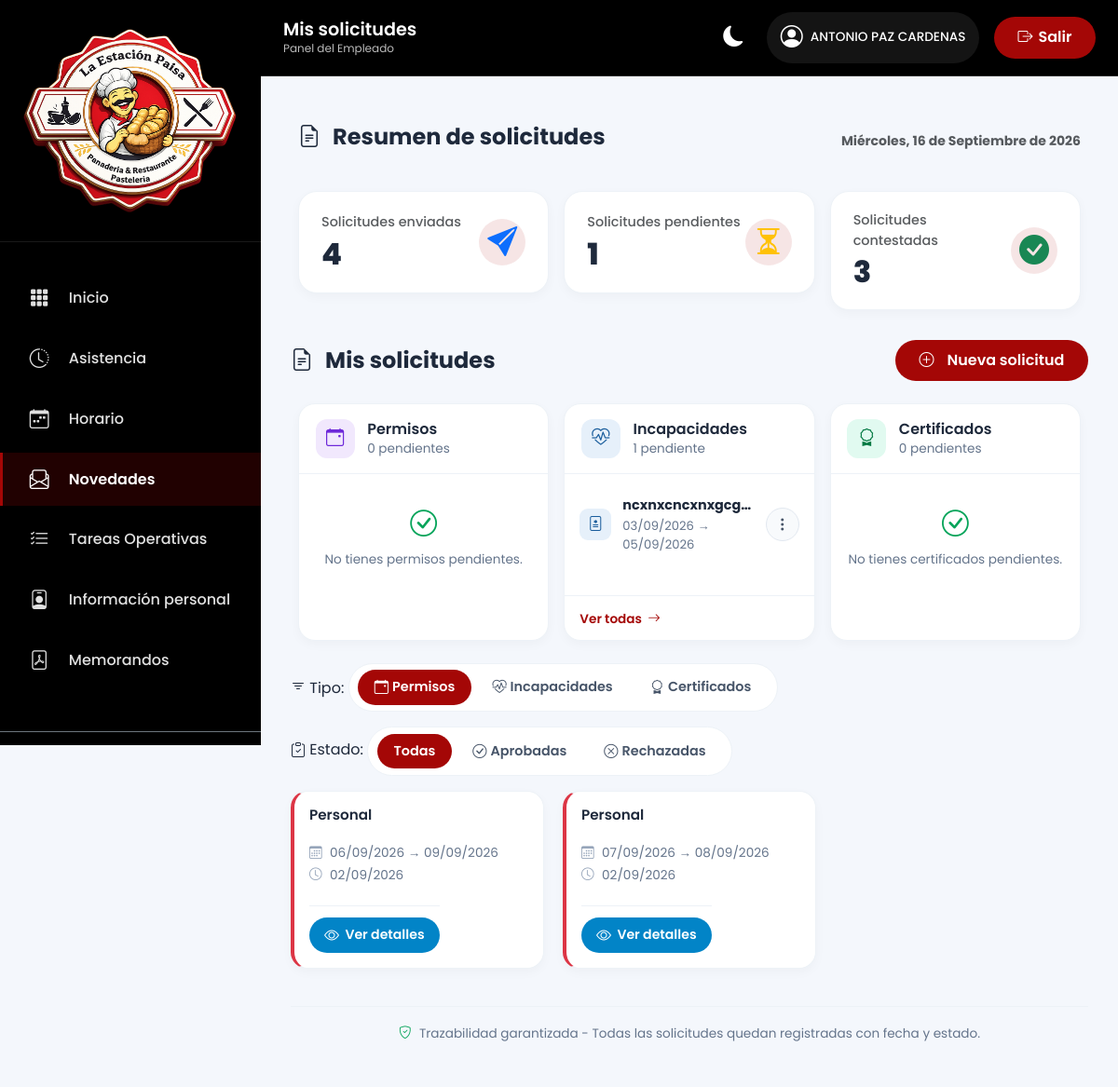
/novedades/solicitudes/ (signed in), run on an earlier commit of the app's database.
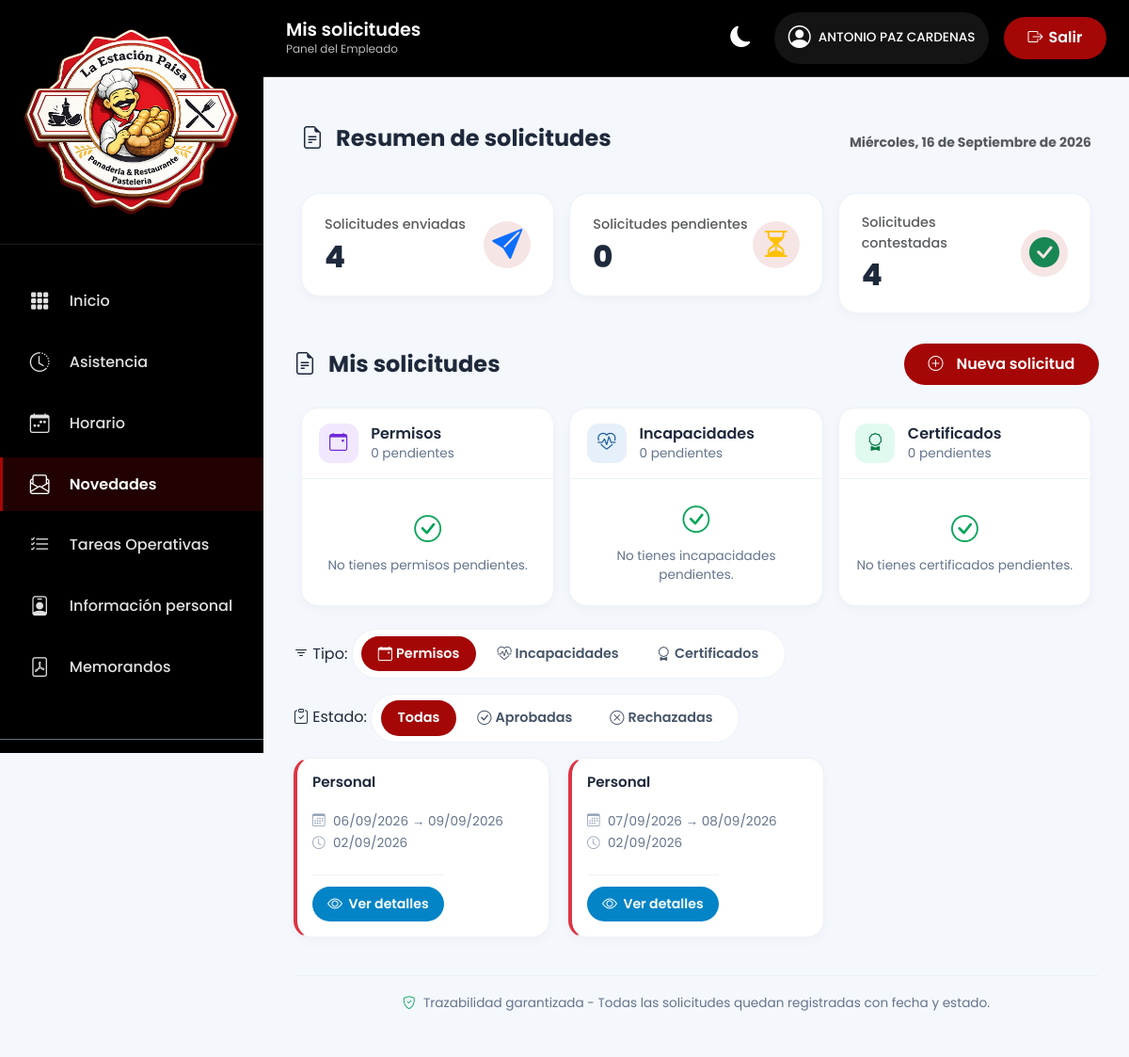
And on a later commit of the database.
### apps/novedades/models.py (models this page shows, shortened)
class Incapacidad(models.Model):
    ESTADO_CHOICES = (
        ('pendiente', 'Pendiente'),
        ('aprobado', 'Aprobado'),
        ('rechazado', 'Rechazado'),
    )
    empleado = models.ForeignKey(PerfilEmpleado, on_delete=models.CASCADE, related_name='incapacidades')
    titulo = models.CharField(max_length=100)
    descripcion = models.TextField()
    fecha_inicio = models.DateField()
    fecha_fin = models.DateField()
    archivo = models.FileField(upload_to='incapacidades/', blank=True, null=True)
    entidad_emisora = models.CharField(max_length=100, blank=True, null=True)
    numero_incapacidad = models.CharField(max_length=50, blank=True, null=True)
    estado = models.CharField(max_length=10, choices=ESTADO_CHOICES, default='pendiente')
    fecha_solicitud = models.DateTimeField(auto_now_add=True)
    decision_fecha = models.DateTimeField(null=True, blank=True)
    decision_por = models.ForeignKey(User, on_delete=models.SET_NULL, null=True, blank=True, related_name='incapacidades_decididos')
    motivo_rechazo = models.TextField(blank=True, null=True)

class Permiso(models.Model):
    TIPO_CHOICES = (
        ('personal', 'Personal'),
        ('cambio_turno', 'Cambio de turno'),
        ('medico', 'Médico'),
        ('familiar', 'Familiar'),
        ('vacaciones', 'Vacaciones'),
        ('academico', 'Académico'),
        ('calamidad', 'Calamidad'),
        ('otro', 'Otro'),
    )
    ESTADO_CHOICES = (
        ('pendiente', 'Pendiente'),
        ('aprobado', 'Aprobado'),
        ('rechazado', 'Rechazado'),
    )
    empleado = models.ForeignKey(PerfilEmpleado, on_delete=models.CASCADE, related_name='permisos')
    tipo = models.CharField(max_length=20, choices=TIPO_CHOICES)
    fecha_inicio = models.DateField()
    fecha_fin = models.DateField()
    justificacion = models.TextField()
    nuevo_horario = models.CharField(max_length=100, blank=True, null=True)
    archivo = models.FileField(upload_to='permisos/', blank=True, null=True)
    estado = models.CharField(max_length=10, choices=ESTADO_CHOICES, default='pendiente')
    fecha_solicitud = models.DateTimeField(auto_now_add=True)
    decision_fecha = models.DateTimeField(null=True, blank=True)
    decision_por = models.ForeignKey(User, on_delete=models.SET_NULL, null=True, blank=True, related_name='permisos_decididos')
    motivo_rechazo = models.TextField(blank=True, null=True)

### apps/usuarios/decorators.py (the view)
    def wrapper(request, *args, **kwargs):
        if request.user.rol != "empleado":
            messages.error(request, "No tienes permisos para acceder a esta sección.")
            return redirect("login")
        return view_func(request, *args, **kwargs)

### apps/usuarios/models.py (called while the page is built)
    def nombre_completo(self):
        return (
            f"{self.primer_nombre} "
            f"{self.segundo_nombre} "
            f"{self.primer_apellido} "
            f"{self.segundo_apellido}"
        ).strip()

### templates/empleado/solicitudes/solicitudes.html (shortened to what the changed rows need)
{% extends 'empleado/base/base.html' %}
{% load static %}
{% block section_title %}Mis solicitudes{% endblock %}
{% block extra_css %}
<link rel="stylesheet" href="{% static 'css/empleado/solicitudes.css' %}">
{% endblock %}
{% block content %}
<main class="dashboard-container">
    <div class="row stats-row g-3">
        <div class="col-md-4">
            <div class="stat-card d-flex justify-content-between align-items-center">
                <div>
                    <span class="text-muted">Solicitudes pendientes</span>
                    <h3 class="mt-1">{{ total_pendientes }}</h3>
                </div>
            </div>
        </div>
        <div class="col-md-4">
            <div class="stat-card d-flex justify-content-between align-items-center">
                <div>
                    <span class="text-muted">Solicitudes contestadas</span>
                    <h3 class="mt-1">{{ total_respondidas }}</h3>
                </div>
            </div>
        </div>
    </div>
    <div class="solicitudes-pendientes-section">
        <div class="row g-3">
            {% include 'empleado/solicitudes/incapacidades/pending.html' %}
        </div>
    </div>
    <div class="solicitudes-historial-section mt-4" id="historial">
        <div id="solicitudesContainer">
            {% if permisos_historial or incapacidades_historial or certificados_historial %}
                <div class="solicitudes-grid">
                    {% include 'empleado/solicitudes/permisos/content.html' %}
                </div>
            {% endif %}
        </div>
    </div>
</main>
{% endblock %}

### templates/empleado/solicitudes/incapacidades/pending.html (shortened to what this page needs)
<div class="col-lg-4 col-md-6">
    <div class="pending-category-card pending-incapacidades">
        <div class="pending-card-header">
            <div class="pending-icon"><i class="bi bi-heart-pulse"></i></div>
            <div>
                <h5 class="mb-0">Incapacidades</h5>
                <span>{{ incapacidades_pendientes|length }} pendiente{{ incapacidades_pendientes|length|pluralize }}</span>
            </div>
        </div>
        <div class="pending-card-body">
            {% if incapacidades_pendientes %}
                {% for i in incapacidades_pendientes|slice:":3" %}
                    <div class="pending-item">
                        <div class="pending-item-icon pending-item-incapacidades"><i class="bi bi-file-medical"></i></div>
                        <div class="pending-item-info">
                            <strong>{{ i.titulo }}</strong>
                            <small>{{ i.fecha_inicio|date:"d/m/Y" }} → {{ i.fecha_fin|date:"d/m/Y" }}</small>
                        </div>
                        <div class="pending-actions">
                            <button type="button"
                                    class="btn-action btn-action-icon"
                                    data-bs-toggle="dropdown"
                                    aria-expanded="false"
                                    title="Opciones">
                                <i class="bi bi-three-dots-vertical"></i>
                            </button>
                        </div>
                    </div>
                {% endfor %}
            {% else %}
                <div class="empty-pending"><i class="bi bi-check-circle"></i> <span>No tienes incapacidades pendientes.</span></div>
            {% endif %}
        </div>
        {% if incapacidades_pendientes %}
            <div class="pending-card-footer">
                <button type="button" class="btn-view-pending" data-scroll-to="historial" data-tipo="incapacidad">
                    Ver todas <i class="bi bi-arrow-right"></i>
                </button>
            </div>
        {% endif %}
    </div>
</div>

### templates/empleado/solicitudes/permisos/content.html
{% for p in permisos_historial %}
    <div class="request-card request-card-grid request-{{ p.estado|slugify }}"
        data-tipo="permiso"
        data-estado="{{ p.estado|slugify }}">
        <h6 class="card-grid-title">{{ p.get_tipo_display }}</h6>
        <div class="card-grid-meta">
            <span>
                <i class="bi bi-calendar3"></i>
                {{ p.fecha_inicio|date:"d/m/Y" }} → {{ p.fecha_fin|date:"d/m/Y" }}
            </span>
            <span>
                <i class="bi bi-clock"></i>
                {{ p.fecha_solicitud|date:"d/m/Y" }}
            </span>
        </div>
        <div class="card-grid-footer">
            <button type="button" class="btn-action btn-action-view btn-ver-detalle"
                    data-titulo="{{ p.get_tipo_display }}"
                    data-subtitulo="Permiso · {{ p.fecha_inicio|date:'d/m/Y' }} → {{ p.fecha_fin|date:'d/m/Y' }}"
                    data-motivo="{{ p.justificacion|escapejs }}"
                    data-estado="{{ p.get_estado_display|default:p.estado }}"
                    data-estado-slug="{{ p.estado|slugify }}"
                    data-motivo-rechazo="{{ p.motivo_rechazo|default:''|escapejs }}"
                    data-archivo="{% if p.archivo %}{{ p.archivo.url }}{% endif %}"
                    data-tipo="permiso">
                <i class="bi bi-eye"></i> Ver detalles
            </button>
        </div>
    </div>
{% endfor %}

What changed in the data, as far as the page shows it:
no longer on this page (row edited): Incapacidad: titulo "ncxnxcncxnxgcg…", fecha_inicio "03/09/2026", fecha_fin "05/09/2026"
Also different on the page:
{{ total_pendientes }}: "1" → "0"
{{ total_respondidas }}: "3" → "4"
{{ incapacidades_pendientes|length }}: "1" → "0"
text no longer shown: "Ver todas"
text now shown: "No tienes incapacidades pendientes."
